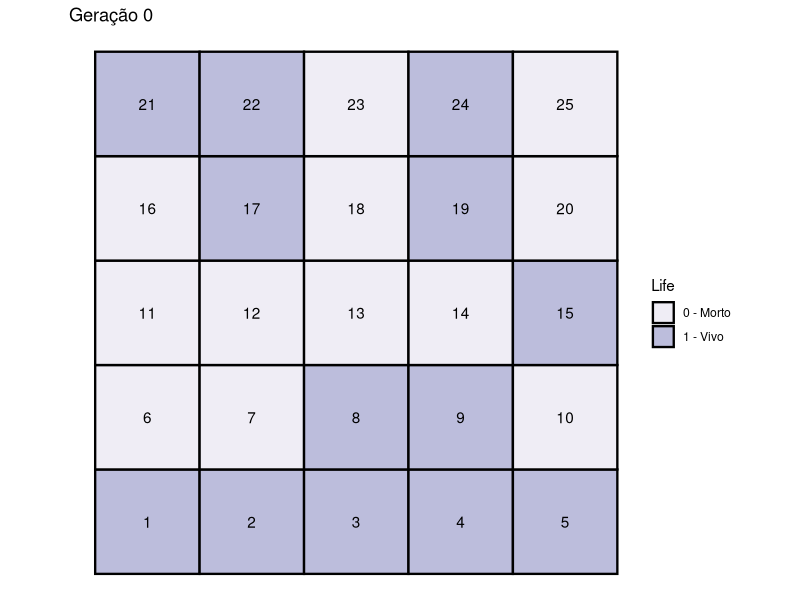
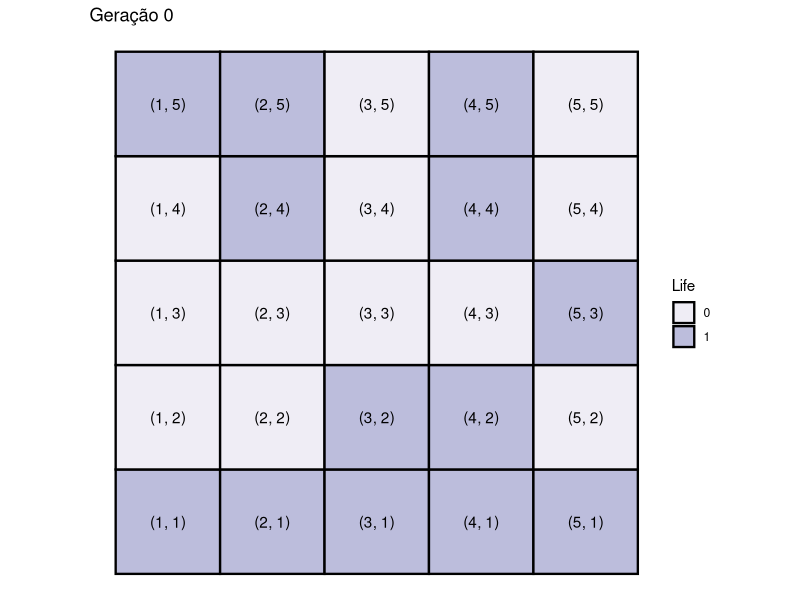
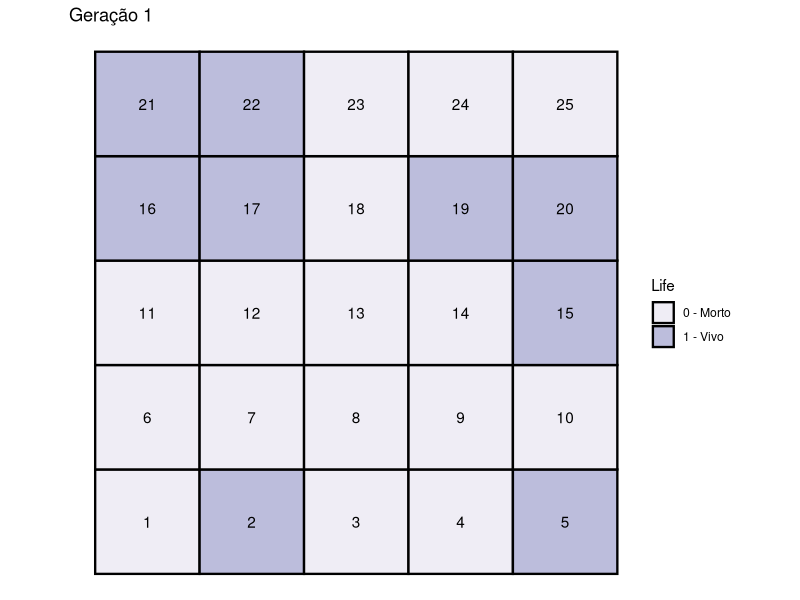
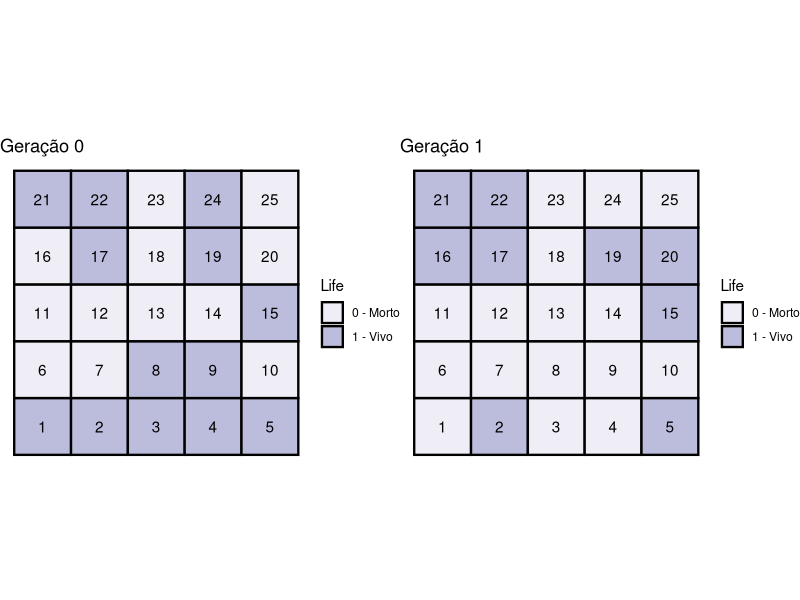
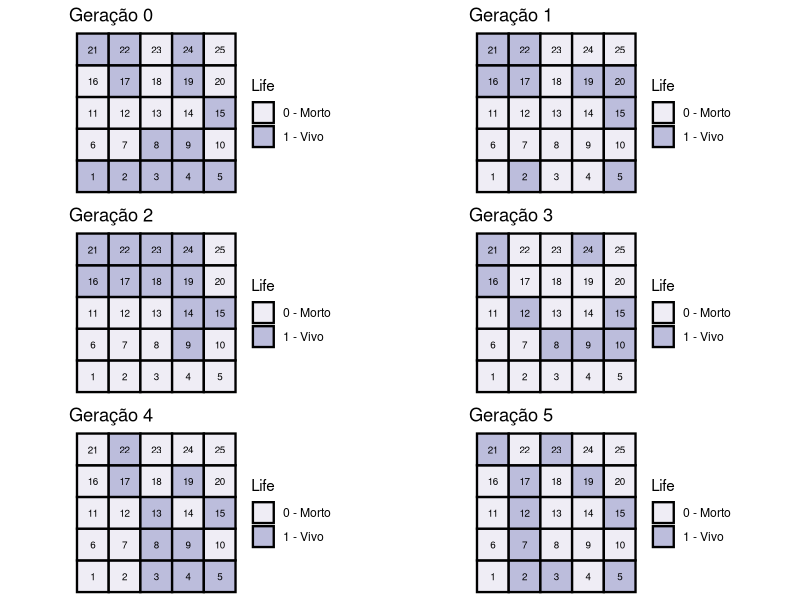

These figures' R source, in order:
## ---- chunk 1
knitr::opts_chunk$set(echo = TRUE)
library(tidyverse)
library(gridExtra)
## ---- chunk 2
# Criando o Grid
n <- 5
gridIni <- expand.grid(x = 1:n, y = 1:n)
gridIni$z <- runif(n = n^2, min = 0, max = 1) %>% 
  round(digits = 0)
## ---- chunk 3
# Plotando o Grid
ggplot(data = gridIni) +
  aes(x = x, y = y, fill = factor(z)) + 
  geom_tile(colour = "black", size = 0.8) +
  coord_equal() +
  theme_void() +
  scale_fill_brewer(breaks = c(0, 1), 
                    labels = c("0 - Morto", "1 - Vivo"),
                    type = "seq",
                    direction = 1, 
                    palette = 12) + 
  labs(title = "Geração 0", x = NULL, y = NULL, fill = "Life") +
  geom_text(mapping = aes(label = 1:(n^2))) -> plot0

plot0
## ---- chunk 4
# plot
ggplot(data = gridIni) +
  aes(x = x, y = y, fill = factor(z)) + 
  geom_tile(colour = "black", size = 0.8) +
  coord_equal() +
  theme_void() +
  scale_fill_brewer(breaks = c(0, 1), palette = 12) + 
  labs(title = "Geração 0", x = NULL, y = NULL, fill = "Life") +
  geom_text(mapping = aes(label = paste0("(", gridIni[, 1], ", ", gridIni[, 2], ")")))
## ---- chunk 5
# Matriz ampliada
mat <- matrix(data = 1:n^2, nrow = n)
mat.pad <- rbind(NA, cbind(NA, mat, NA), NA)
mat.pad
## ---- chunk 6
# Matriz com os vizinhos
ind <- 2:(n + 1)
vizinhos <- rbind(N  = as.vector(mat.pad[ind - 1, ind    ]),
                  NE = as.vector(mat.pad[ind - 1, ind + 1]),
                  E  = as.vector(mat.pad[ind    , ind + 1]),
                  SE = as.vector(mat.pad[ind + 1, ind + 1]),
                  S  = as.vector(mat.pad[ind + 1, ind    ]),
                  SO = as.vector(mat.pad[ind + 1, ind - 1]),
                  O  = as.vector(mat.pad[ind    , ind - 1]),
                  NO = as.vector(mat.pad[ind - 1, ind - 1]))

vizinhos
## ---- chunk 7
# Matriz com os estados dos vizinhos
estados.vizinhos <- c()
for (i in 1:n^2) {
  estados.vizinhos <- cbind(estados.vizinhos, gridIni[vizinhos[, i], 3])
}
estados.vizinhos
## ---- chunk 8
# Trocar os 'NA' por 0
estados.vizinhos0 <- estados.vizinhos
estados.vizinhos0[is.na(estados.vizinhos0)] <- 0
estados.vizinhos0
## ---- chunk 9
# Número de vizinhos vivos para cada agente
vivos <- c()
for (i in 1:n^2) {
  vivos <- cbind(vivos, 
                 length(estados.vizinhos0[, i][estados.vizinhos0[, i] == 1]))
}
vivos
## ---- chunk 10
# Criando novo Grid
gridFin <- expand.grid(x = 1:n, y = 1:n)
gridFin$z <- c(NA)

# Atualizando os estados de cada agente
for (i in 1:n^2) {
  if (vivos[i] < 2) {
    gridFin$z[i] <- 0
  }
  if (vivos[i] > 3) {
    gridFin$z[i] <- 0
  }
  if (vivos[i] == 2) {
    gridFin$z[i] <- gridIni$z[i]
  }
  if (vivos[i] == 3) {
    gridFin$z[i] <- 1
  }
}
## ---- chunk 11
# Plotando novo Grid
ggplot(data = gridFin) +
  aes(x = x, y = y, fill = factor(z)) + 
  geom_tile(colour = "black", size = 0.8) +
  coord_equal() +
  theme_void() +
  scale_fill_brewer(breaks = c(0, 1), 
                    labels = c("0 - Morto", "1 - Vivo"),
                    type = "seq",
                    direction = 1, 
                    palette = 12) + 
  labs(title = "Geração 1", x = NULL, y = NULL, fill = "Life") +
  geom_text(mapping = aes(label = 1:(n^2))) -> plot1

plot1
## ---- chunk 12
# Plots lado a lado
grid.arrange(plot0, plot1, ncol = 2)
## ---- chunk 13
# Função que gera o número de vizinhos vivos de cada agente
nViz <- function(n, gridI) {
  
  mat <- matrix(data = 1:n^2, nrow = n)
  mat.pad <- rbind(NA, cbind(NA, mat, NA), NA)
  ind <- 2:(n + 1)
  vizinhos <- rbind(N  = as.vector(mat.pad[ind - 1, ind    ]),
                    NE = as.vector(mat.pad[ind - 1, ind + 1]),
                    E  = as.vector(mat.pad[ind    , ind + 1]),
                    SE = as.vector(mat.pad[ind + 1, ind + 1]),
                    S  = as.vector(mat.pad[ind + 1, ind    ]),
                    SO = as.vector(mat.pad[ind + 1, ind - 1]),
                    O  = as.vector(mat.pad[ind    , ind - 1]),
                    NO = as.vector(mat.pad[ind - 1, ind - 1]))
  estados.vizinhos <- c()
  for (i in 1:n^2) {
    estados.vizinhos <- cbind(estados.vizinhos, gridI[vizinhos[, i], 3])
  }
  estados.vizinhos0 <- estados.vizinhos
  estados.vizinhos0[is.na(estados.vizinhos0)] <- 0
  vivos <- c()
  for (i in 1:n^2) {
    vivos <- cbind(vivos, 
                   length(estados.vizinhos0[, i][estados.vizinhos0[, i] == 1]))
  }
  
  return(vivos)

}
## ---- chunk 14
# Função que gera o grid final com os estados dos agentes
intera <- function(n, gridF, vivos) {
  
  for (i in 1:n^2) {
    if (vivos[i] < 2) {
      gridF$z[i] <- 0
    }
    if (vivos[i] > 3) {
      gridF$z[i] <- 0
    }
    if (vivos[i] == 2) {
      gridF$z[i] <- gridIni$z[i]
    }
    if (vivos[i] == 3) {
      gridF$z[i] <- 1
    }
  }
  
  return(gridF)
  
}
## ---- chunk 15
# Criando Grid inicial
gera0 <- gridIni

# Criando Grids para cada nova geração
gera1 <- intera(n = n, gridF = gera0, vivos = nViz(n = n, gridI = gera0))
gera2 <- intera(n = n, gridF = gera1, vivos = nViz(n = n, gridI = gera1))
gera3 <- intera(n = n, gridF = gera2, vivos = nViz(n = n, gridI = gera2))
gera4 <- intera(n = n, gridF = gera3, vivos = nViz(n = n, gridI = gera3))
gera5 <- intera(n = n, gridF = gera4, vivos = nViz(n = n, gridI = gera4))
## ---- chunk 16
# Criando Plots para cada novo Grid
ggplot(data = gera0) +
  aes(x = x, y = y, fill = factor(z)) + 
  geom_tile(colour = "black", size = 0.8) +
  coord_equal() +
  theme_void() +
  scale_fill_brewer(breaks = c(0, 1), 
                    labels = c("0 - Morto", "1 - Vivo"),
                    type = "seq",
                    direction = 1, 
                    palette = 12) + 
  labs(title = "Geração 0", x = NULL, y = NULL, fill = "Life") +
  geom_text(mapping = aes(label = 1:(n^2)), size = 2.5) -> plotgera0

ggplot(data = gera1) +
  aes(x = x, y = y, fill = factor(z)) + 
  geom_tile(colour = "black", size = 0.8) +
  coord_equal() +
  theme_void() +
  scale_fill_brewer(breaks = c(0, 1), 
                    labels = c("0 - Morto", "1 - Vivo"),
                    type = "seq",
                    direction = 1, 
                    palette = 12) + 
  labs(title = "Geração 1", x = NULL, y = NULL, fill = "Life") +
  geom_text(mapping = aes(label = 1:(n^2)), size = 2.5) -> plotgera1

ggplot(data = gera2) +
  aes(x = x, y = y, fill = factor(z)) + 
  geom_tile(colour = "black", size = 0.8) +
  coord_equal() +
  theme_void() +
  scale_fill_brewer(breaks = c(0, 1), 
                    labels = c("0 - Morto", "1 - Vivo"),
                    type = "seq",
                    direction = 1, 
                    palette = 12) + 
  labs(title = "Geração 2", x = NULL, y = NULL, fill = "Life") +
  geom_text(mapping = aes(label = 1:(n^2)), size = 2.5) -> plotgera2

ggplot(data = gera3) +
  aes(x = x, y = y, fill = factor(z)) + 
  geom_tile(colour = "black", size = 0.8) +
  coord_equal() +
  theme_void() +
  scale_fill_brewer(breaks = c(0, 1), 
                    labels = c("0 - Morto", "1 - Vivo"),
                    type = "seq",
                    direction = 1, 
                    palette = 12) + 
  labs(title = "Geração 3", x = NULL, y = NULL, fill = "Life") +
  geom_text(mapping = aes(label = 1:(n^2)), size = 2.5) -> plotgera3

ggplot(data = gera4) +
  aes(x = x, y = y, fill = factor(z)) + 
  geom_tile(colour = "black", size = 0.8) +
  coord_equal() +
  theme_void() +
  scale_fill_brewer(breaks = c(0, 1), 
                    labels = c("0 - Morto", "1 - Vivo"),
                    type = "seq",
                    direction = 1, 
                    palette = 12) + 
  labs(title = "Geração 4", x = NULL, y = NULL, fill = "Life") +
  geom_text(mapping = aes(label = 1:(n^2)), size = 2.5) -> plotgera4

ggplot(data = gera5) +
  aes(x = x, y = y, fill = factor(z)) + 
  geom_tile(colour = "black", size = 0.8) +
  coord_equal() +
  theme_void() +
  scale_fill_brewer(breaks = c(0, 1), 
                    labels = c("0 - Morto", "1 - Vivo"),
                    type = "seq",
                    direction = 1, 
                    palette = 12) + 
  labs(title = "Geração 5", x = NULL, y = NULL, fill = "Life") +
  geom_text(mapping = aes(label = 1:(n^2)), size = 2.5) -> plotgera5
## ---- chunk 17
# plotando os Grids lado a lado
grid.arrange(plotgera0, plotgera1, plotgera2, plotgera3, plotgera4, plotgera5, 
             ncol = 2)
